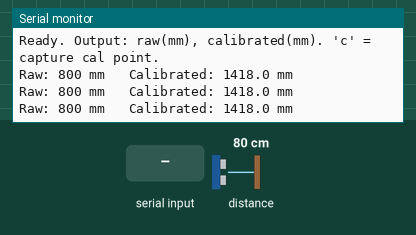
Simulated run of this sketch. Board: ESP32. Parts: the last lines printed to the serial monitor. The test bench sets the inputs (shaded band); at power-on: distance to the obstacle 80 cm.

Above: at 1.2 s.
1.3 s: distance to the obstacle set to 120 cm
At 1.75 s:
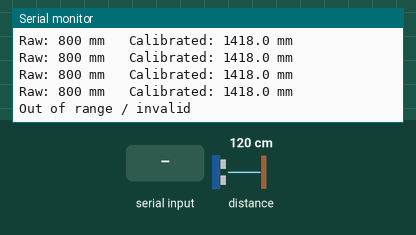
3.6 s: "c" received over Serial
At 4.4 s:
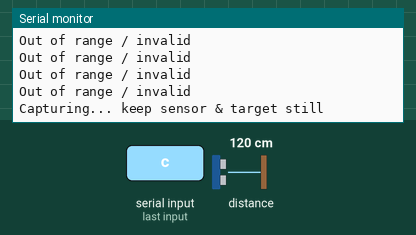

The sketch:

vl53l0x_calibrated2_esp32_3cm_to_20cm.ino
```cpp
/*
thick line tipex (mark in sensor)
*/

#include <Wire.h>
#include <VL53L0X.h>

#define SDA_PIN 21
#define SCL_PIN 22

VL53L0X sensor;

// ---------- Filter settings ----------
const uint8_t  MEDIAN_WINDOW    = 9;
const uint32_t TIMING_BUDGET_US = 200000;
const uint16_t MAX_VALID_MM     = 1200;

// ---------- Calibration table ----------
// RAW_MM must be strictly increasing
const uint8_t N_CAL = 18;
const float RAW_MM[N_CAL]  = {52,63,74,85, 94, 103, 115, 123, 129, 137, 145, 152, 159, 169, 175, 181, 186, 191};
const float TRUE_MM[N_CAL] = {30,40,50,60, 70,  80,  90, 100, 110, 120, 130, 140, 150, 160, 170, 180, 190, 200};

// Calibration method: piecewise-linear interpolation between the points above.
// (A polynomial fit left up to ~7 mm error on this data, so the table is used.)
float calibrate(float raw) {
  // Pick the segment; extrapolate using the first/last segment outside range
  uint8_t i;
  if (raw <= RAW_MM[0])              i = 0;
  else if (raw >= RAW_MM[N_CAL - 1]) i = N_CAL - 2;
  else {
    for (i = 0; i < N_CAL - 2; i++) {
      if (raw < RAW_MM[i + 1]) break;
    }
  }
  float slope = (TRUE_MM[i + 1] - TRUE_MM[i]) / (RAW_MM[i + 1] - RAW_MM[i]);
  float v = TRUE_MM[i] + slope * (raw - RAW_MM[i]);
  return v < 0 ? 0 : v;
}

// ---------- Median filter ----------
uint16_t medianOf(uint16_t *arr, uint8_t n) {
  uint16_t tmp[MEDIAN_WINDOW];
  for (uint8_t i = 0; i < n; i++) tmp[i] = arr[i];
  for (uint8_t i = 1; i < n; i++) {
    uint16_t key = tmp[i];
    int8_t j = i - 1;
    while (j >= 0 && tmp[j] > key) { tmp[j + 1] = tmp[j]; j--; }
    tmp[j + 1] = key;
  }
  return tmp[n / 2];
}

uint16_t readMedianMM() {
  uint16_t buf[MEDIAN_WINDOW];
  uint8_t count = 0;
  for (uint8_t i = 0; i < MEDIAN_WINDOW; i++) {
    uint16_t d = sensor.readRangeSingleMillimeters();
    if (!sensor.timeoutOccurred() && d < MAX_VALID_MM) buf[count++] = d;
  }
  if (count < (MEDIAN_WINDOW / 2 + 1)) return 0;
  return medianOf(buf, count);
}

void captureCalibrationPoint(uint8_t N = 50) {
  float sum = 0, sumSq = 0;
  uint16_t mn = 65535, mx = 0;
  uint8_t valid = 0;
  Serial.println(F("Capturing... keep sensor & target still"));
  for (uint8_t i = 0; i < N; i++) {
    uint16_t m = readMedianMM();
    if (m == 0) continue;
    sum += m; sumSq += (float)m * m;
    if (m < mn) mn = m;
    if (m > mx) mx = m;
    valid++;
  }
  if (!valid) { Serial.println(F("No valid readings!")); return; }
  float mean = sum / valid;
  float sd = sqrt(max(0.0f, sumSq / valid - mean * mean));
  Serial.printf("CAL -> raw mean: %.2f  min: %u  max: %u  std: %.2f  n: %u\n",
                mean, mn, mx, sd, valid);
}

void setup() {
  Serial.begin(115200);
  Wire.begin(SDA_PIN, SCL_PIN);
  Wire.setClock(400000);
  delay(50);

  sensor.setTimeout(500);
  if (!sensor.init()) {
    Serial.println(F("Failed to detect VL53L0X! Check wiring."));
    while (1) delay(10);
  }
  sensor.setMeasurementTimingBudget(TIMING_BUDGET_US);
  Serial.println(F("Ready. Output: raw(mm), calibrated(mm). 'c' = capture cal point."));
}

void loop() {
  if (Serial.available() && Serial.read() == 'c') captureCalibrationPoint();

  uint16_t raw = readMedianMM();
  if (raw == 0) {
    Serial.println(F("Out of range / invalid"));
    return;
  }
  float actual = calibrate((float)raw);
  Serial.printf("Raw: %u mm   Calibrated: %.1f mm\n", raw, actual);
}
```

Measured:
- after the input at 1.3 s, the serial monitor: prints a new line after 0.24 s (image 1)
- after the input at 3.6 s, the serial monitor: prints a new line at once (image 2)
